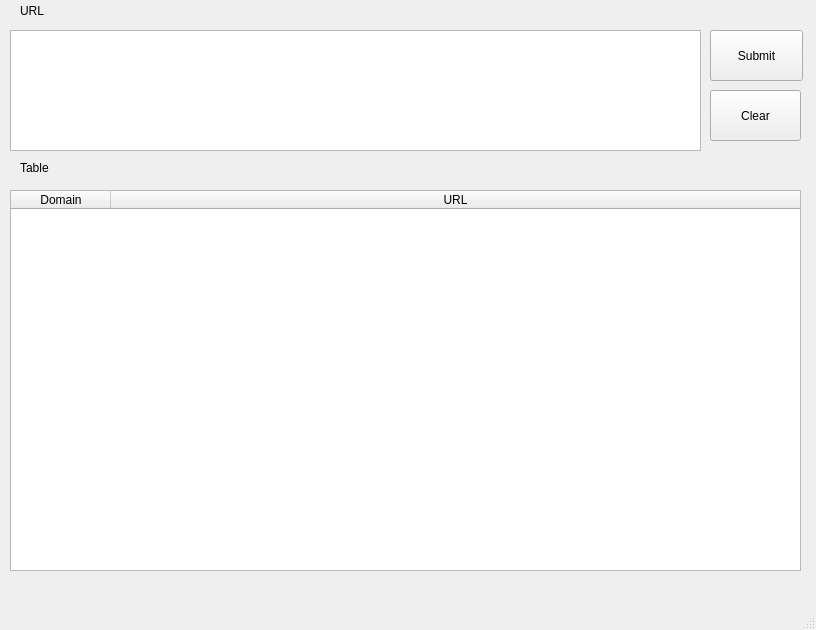
<?xml version="1.0" encoding="UTF-8"?>
<ui version="4.0">
 <class>MainWindow</class>
 <widget class="QMainWindow" name="MainWindow">
  <property name="geometry">
   <rect>
    <x>0</x>
    <y>0</y>
    <width>816</width>
    <height>630</height>
   </rect>
  </property>
  <property name="windowTitle">
   <string>MainWindow</string>
  </property>
  <widget class="QWidget" name="centralwidget">
   <widget class="QLabel" name="label">
    <property name="geometry">
     <rect>
      <x>20</x>
      <y>0</y>
      <width>61</width>
      <height>21</height>
     </rect>
    </property>
    <property name="text">
     <string>URL</string>
    </property>
   </widget>
   <widget class="QPushButton" name="button">
    <property name="geometry">
     <rect>
      <x>710</x>
      <y>30</y>
      <width>93</width>
      <height>51</height>
     </rect>
    </property>
    <property name="text">
     <string>Submit</string>
    </property>
   </widget>
   <widget class="QLabel" name="label_2">
    <property name="geometry">
     <rect>
      <x>20</x>
      <y>160</y>
      <width>55</width>
      <height>16</height>
     </rect>
    </property>
    <property name="text">
     <string>Table</string>
    </property>
   </widget>
   <widget class="MyTableWidget" name="table">
    <property name="geometry">
     <rect>
      <x>10</x>
      <y>190</y>
      <width>791</width>
      <height>381</height>
     </rect>
    </property>
    <property name="selectionBehavior">
     <enum>QAbstractItemView::SelectItems</enum>
    </property>
    <property name="showGrid">
     <bool>true</bool>
    </property>
    <property name="sortingEnabled">
     <bool>true</bool>
    </property>
    <property name="columnCount">
     <number>2</number>
    </property>
    <attribute name="horizontalHeaderVisible">
     <bool>true</bool>
    </attribute>
    <attribute name="horizontalHeaderCascadingSectionResizes">
     <bool>false</bool>
    </attribute>
    <attribute name="horizontalHeaderDefaultSectionSize">
     <number>100</number>
    </attribute>
    <attribute name="horizontalHeaderHighlightSections">
     <bool>false</bool>
    </attribute>
    <attribute name="horizontalHeaderShowSortIndicator" stdset="0">
     <bool>true</bool>
    </attribute>
    <attribute name="horizontalHeaderStretchLastSection">
     <bool>true</bool>
    </attribute>
    <attribute name="verticalHeaderVisible">
     <bool>true</bool>
    </attribute>
    <attribute name="verticalHeaderShowSortIndicator" stdset="0">
     <bool>false</bool>
    </attribute>
    <column>
     <property name="text">
      <string>Domain</string>
     </property>
    </column>
    <column>
     <property name="text">
      <string>URL</string>
     </property>
    </column>
   </widget>
   <widget class="QPlainTextEdit" name="text_area">
    <property name="geometry">
     <rect>
      <x>10</x>
      <y>30</y>
      <width>691</width>
      <height>121</height>
     </rect>
    </property>
   </widget>
   <widget class="QPushButton" name="button_2">
    <property name="geometry">
     <rect>
      <x>710</x>
      <y>90</y>
      <width>91</width>
      <height>51</height>
     </rect>
    </property>
    <property name="text">
     <string>Clear</string>
    </property>
   </widget>
  </widget>
  <widget class="QMenuBar" name="menubar">
   <property name="geometry">
    <rect>
     <x>0</x>
     <y>0</y>
     <width>816</width>
     <height>26</height>
    </rect>
   </property>
  </widget>
  <widget class="QStatusBar" name="statusbar"/>
 </widget>
 <customwidgets>
  <customwidget>
   <class>MyTableWidget</class>
   <extends>QTableWidget</extends>
   <header>mytablewidget.h</header>
  </customwidget>
 </customwidgets>
 <resources/>
 <connections/>
</ui>
